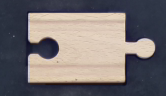
#> input picture straight_track.png, 166 x 96 px
$ python 'ORB matcher demo code.py'
#> lines starting #> are read from the running program, lines starting #| are printed output that depends on the picture
# -*- coding: utf-8 -*-
"""
Created on Mon Nov 16 16:55:07 2020

@author: RTodo
"""

import cv2
import numpy as np
from matplotlib import pyplot as plt

ds=12

img1 = cv2.imread("straight_track.png",cv2.COLOR_RGB2GRAY)
#> img1 is the input picture: shape (96, 166, 3); mean B, G, R 112.1, 110.8, 116.8
img2 = cv2.imread("opencv_frame_1.png",cv2.COLOR_RGB2GRAY)
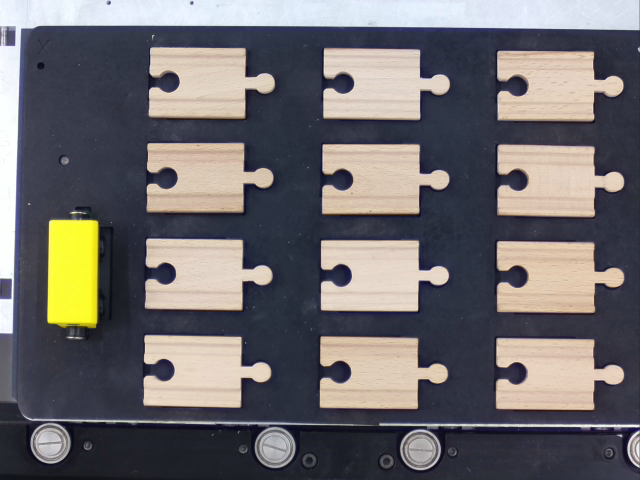
#> input picture opencv_frame_1.png, 640 x 480 px
#> img2 is the input picture: shape (480, 640, 3); mean B, G, R 109.6, 107.7, 111.2
img3 = cv2.imread("image4.jpg",cv2.COLOR_RGB2GRAY)
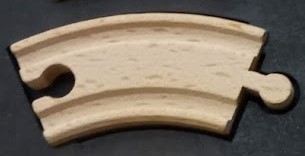
#> input picture image4.jpg, 305 x 156 px
#> img3 is the input picture: shape (156, 305, 3); mean B, G, R 96.2, 109.1, 120.3


orb=cv2.ORB_create(nfeatures=1000)

kp1, des1 = orb.detectAndCompute(img1, None)
#> kp1 = 34 keypoints; strongest (x, y, size): (126, 54, 37.2), (126, 41, 37.2), (31, 54, 31), (31, 42, 31)
kp2, des2 = orb.detectAndCompute(img2, None)
#> kp2 = 1000 keypoints; strongest (x, y, size): (265, 272, 111.1), (424, 284, 92.6), (424, 266, 92.6), (242, 379, 31)
kp3, des3 = orb.detectAndCompute(img3, None)
#> kp3 = 122 keypoints; strongest (x, y, size): (251, 68, 44.6), (250, 68, 37.2), (251, 67, 53.6), (249, 69, 31)

bf = cv2.BFMatcher()
matches = bf.knnMatch(des1, des2, k=2)
#> matches = 34 matches

good = []
for m,n in matches:
    if m.distance < 0.9*n.distance:
        good.append([m])
#> this loop made 34 passes
#> after the loop, good = 12 matches
print(len(good))
#| 12
img_matches2 = cv2.drawMatchesKnn(img1, kp1, img2, kp2, good, None, flags=2)
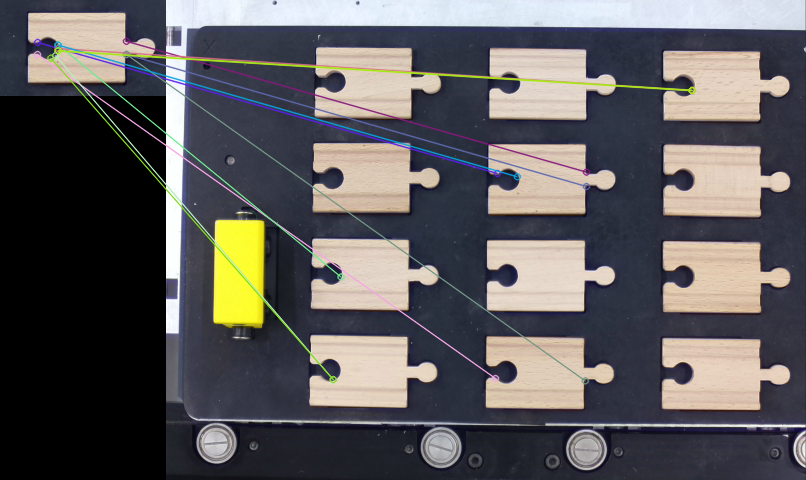
#> img_matches2: shape (480, 806, 3); mean B, G, R 92.4, 91, 93.7

matches = bf.knnMatch(des1, des3, k=2)

good = []
for m,n in matches:
    if m.distance < 0.9*n.distance:
        good.append([m])
#> after the loop, good = 11 matches
print(len(good))
#| 11
img_matches3 = cv2.drawMatchesKnn(img1, kp1, img3, kp3, good, None, flags=2)
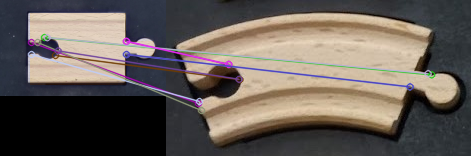
#> img_matches3: shape (156, 471, 3); mean B, G, R 88, 93.8, 102.5


plt.figure(figsize = (ds,ds))
plt.imshow(img_matches2)
plt.axis('off')
plt.show()

plt.figure(figsize = (ds,ds))
plt.imshow(img_matches3)
plt.axis('off')
plt.show()
